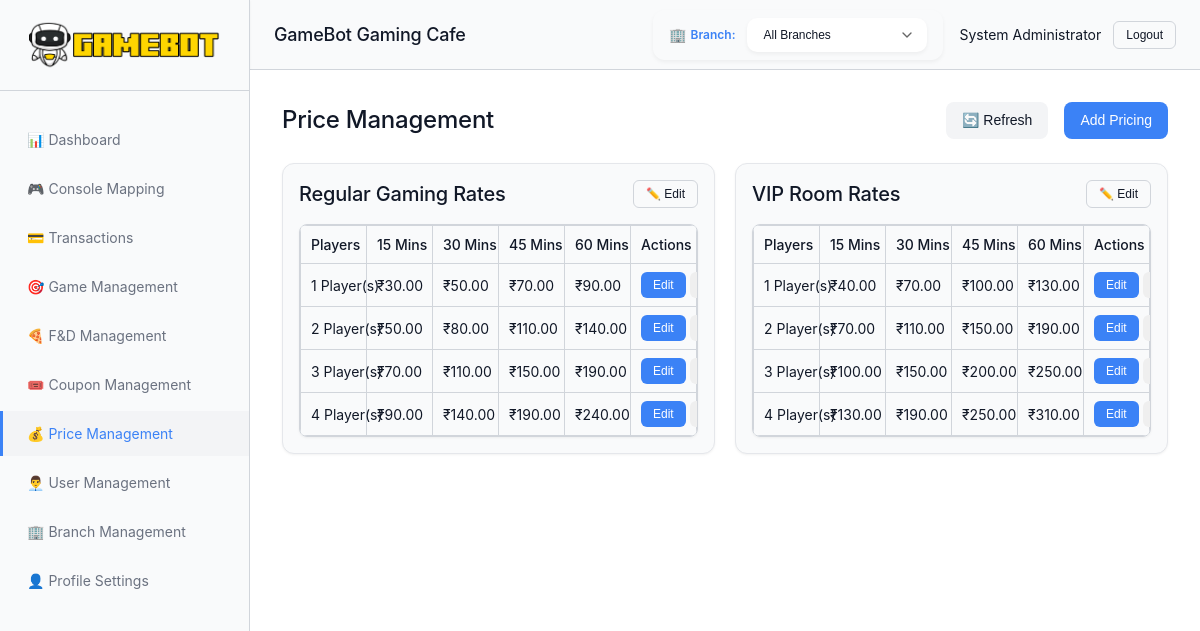
Page /pages/pricing.php (signed in) on the earlier database version.
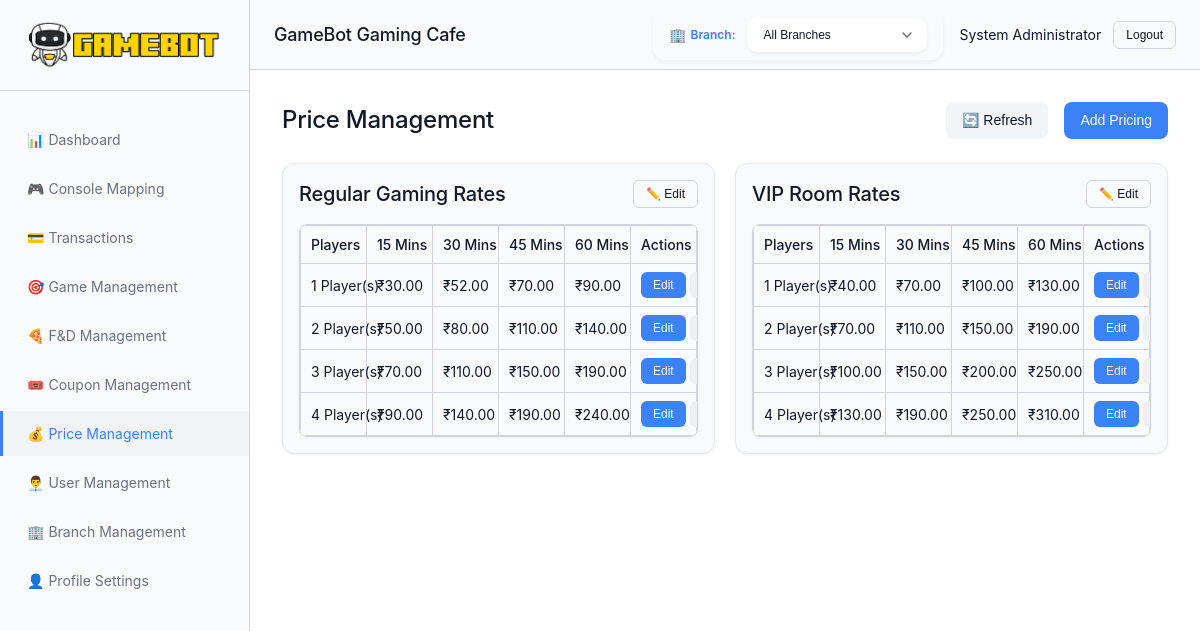
Same page on the later database version.
### tables this page shows
CREATE TABLE `users` (
  `id` int(11) NOT NULL,
  `full_name` varchar(255) NOT NULL,
  `username` varchar(100) NOT NULL,
  `email` varchar(255) NOT NULL,
  `phone` varchar(20) DEFAULT NULL,
  `password` varchar(255) NOT NULL,
  `role` enum('Admin','Manager','Staff') NOT NULL DEFAULT 'Staff',
  `branch_id` int(11) DEFAULT 1,
  `status` enum('Active','Inactive') NOT NULL DEFAULT 'Active',
  `created_at` timestamp NOT NULL DEFAULT current_timestamp(),
  `updated_at` timestamp NOT NULL DEFAULT current_timestamp() ON UPDATE current_timestamp()
);

CREATE TABLE `pricing` (
  `id` int(11) NOT NULL,
  `rate_type` enum('regular','vip') NOT NULL,
  `player_count` int(11) NOT NULL,
  `duration_15` decimal(10,2) DEFAULT NULL,
  `duration_30` decimal(10,2) DEFAULT NULL,
  `duration_45` decimal(10,2) DEFAULT NULL,
  `duration_60` decimal(10,2) DEFAULT NULL,
  `branch_id` int(11) DEFAULT 1,
  `updated_at` timestamp NOT NULL DEFAULT current_timestamp() ON UPDATE current_timestamp()
);

### config/auth.php (called while the page is built, shortened)
<?php
class Auth
{
    public static function check()
    {
        return isset($_SESSION['user_id']) && isset($_SESSION['user_email']);
    }
    public static function userId()
    {
        return $_SESSION['user_id'] ?? null;
    }
    public static function user()
    {
        $db = getDB();
        $userId = self::userId();
        $stmt = $db->prepare("SELECT id, full_name, username, email, phone, role, branch_id, status FROM users WHERE id = ? LIMIT 1");
        $stmt->bind_param("i", $userId);
        $stmt->execute();
        $result = $stmt->get_result();
        if ($result->num_rows > 0) {
            return $result->fetch_assoc();
        }
        return null;
    }
    public static function hasRole($role)
    {
        $userRole = $_SESSION['user_role'] ?? '';
        if ($role === 'Admin') {
            return $userRole === 'Admin';
        } elseif ($role === 'Manager') {
            return in_array($userRole, ['Admin', 'Manager']);
        } elseif ($role === 'Staff') {
            return in_array($userRole, ['Admin', 'Manager', 'Staff']);
        }
        return false;
    }
}

### pages/pricing.php (the view, shortened to what this page needs)
<?php
$currentPage = 'pricing';
require_once __DIR__ . '/../includes/header.php';
$db = getDB();
$regularPricing = [];
$vipPricing = [];
$stmt = $db->prepare("SELECT * FROM pricing WHERE rate_type = 'regular' ORDER BY player_count ASC");
$stmt->execute();
$result = $stmt->get_result();
while ($row = $result->fetch_assoc()) {
    $regularPricing[] = $row;
}
$stmt = $db->prepare("SELECT * FROM pricing WHERE rate_type = 'vip' ORDER BY player_count ASC");
$stmt->execute();
$result = $stmt->get_result();
while ($row = $result->fetch_assoc()) {
    $vipPricing[] = $row;
}
?>
<section id="price-management" class="content-section active">
    <div class="section-header">
        <h2 class="section-title">Price Management</h2>
        <div class="header-actions">
            <button id="refresh-pricing-btn" class="btn btn--secondary">🔄 Refresh</button>
            <?php if (Auth::hasRole('Admin') || Auth::hasRole('Manager')): ?>
                <button id="add-pricing-btn" class="btn btn--primary">Add Pricing</button>
            <?php endif; ?>
        </div>
    </div>
    <div class="pricing-management-grid" id="pricing-grid">
        <div class="card">
            <div class="card__body">
                <div class="pricing-section-header">
                    <h3>Regular Gaming Rates</h3>
                    <button class="btn btn--sm btn--outline" onclick="editRegularRates()">✏️ Edit</button>
                </div>
                <div class="pricing-table">
                    <table class="data-table">
                        <thead>
                            <tr>
                                <th>Players</th>
                                <th>15 Mins</th>
                                <th>30 Mins</th>
                                <th>45 Mins</th>
                                <th>60 Mins</th>
                                <th>Actions</th>
                            </tr>
                        </thead>
                        <tbody id="regular-pricing">
                            <?php foreach ($regularPricing as $rate): ?>
                                <tr>
                                    <td><?php echo $rate['player_count']; ?> Player(s)</td>
                                    <td>₹<?php echo number_format($rate['duration_15'], 2); ?></td>
                                    <td>₹<?php echo number_format($rate['duration_30'], 2); ?></td>
                                    <td>₹<?php echo number_format($rate['duration_45'], 2); ?></td>
                                    <td>₹<?php echo number_format($rate['duration_60'], 2); ?></td>
                                    <td>
                                        <?php if (Auth::hasRole('Admin') || Auth::hasRole('Manager')): ?>
                                            <button class="btn btn--sm btn--primary" onclick="editPricingEntry(<?php echo $rate['id']; ?>)">Edit</button>
                                            <button class="btn btn--sm btn--danger" onclick="deletePricingEntry(<?php echo $rate['id']; ?>)">Delete</button>
                                        <?php endif; ?>
                                    </td>
                                </tr>
                            <?php endforeach; ?>
                        </tbody>
                    </table>
                </div>
            </div>
        </div>
        <div class="card">
            <div class="card__body">
                <div class="pricing-section-header">
                    <h3>VIP Room Rates</h3>
                    <button class="btn btn--sm btn--outline" onclick="editVipRates()">✏️ Edit</button>
                </div>
                <div class="pricing-table">
                    <table class="data-table">
                        <thead>
                            <tr>
                                <th>Players</th>
                                <th>15 Mins</th>
                                <th>30 Mins</th>
                                <th>45 Mins</th>
                                <th>60 Mins</th>
                                <th>Actions</th>
                            </tr>
                        </thead>
                        <tbody id="vip-pricing">
                            <?php foreach ($vipPricing as $rate): ?>
                                <tr>
                                    <td><?php echo $rate['player_count']; ?> Player(s)</td>
                                    <td>₹<?php echo number_format($rate['duration_15'], 2); ?></td>
                                    <td>₹<?php echo number_format($rate['duration_30'], 2); ?></td>
                                    <td>₹<?php echo number_format($rate['duration_45'], 2); ?></td>
                                    <td>₹<?php echo number_format($rate['duration_60'], 2); ?></td>
                                    <td>
                                        <?php if (Auth::hasRole('Admin') || Auth::hasRole('Manager')): ?>
                                            <button class="btn btn--sm btn--primary" onclick="editPricingEntry(<?php echo $rate['id']; ?>)">Edit</button>
                                            <button class="btn btn--sm btn--danger" onclick="deletePricingEntry(<?php echo $rate['id']; ?>)">Delete</button>
                                        <?php endif; ?>
                                    </td>
                                </tr>
                            <?php endforeach; ?>
                        </tbody>
                    </table>
                </div>
            </div>
        </div>
    </div>
</section>
<?php require_once __DIR__ . '/../includes/footer.php'; ?>

### includes/header.php (shortened to what this page needs)
<?php
require_once __DIR__ . '/../config/auth.php';
$currentUser = Auth::user();
?>
<!DOCTYPE html>
<html lang="en">
<head>
    <link rel="stylesheet" href="<?php echo SITE_URL; ?>/style.css">
</head>
<body>
    <div id="main-app" class="main-app">
        <header class="header">
            <div class="header-content">
                <h1 class="header-title"><?php echo SITE_NAME; ?></h1>
                <div class="header-actions">
                    <?php if (Auth::hasRole('Admin')): ?>
                        <div class="topbar-branch-selector">
                            <label for="topbar-branch-selector" class="branch-label">Branch:</label>
                            <select id="topbar-branch-selector" class="branch-dropdown">
                                <option value="">All Branches</option>
                            </select>
                        </div>
                    <?php endif; ?>
                    <div class="user-info">
                        <span id="current-user"><?php echo htmlspecialchars($currentUser['full_name']); ?></span>
                        <button id="logout-btn" class="btn btn--outline btn--sm" onclick="logout()">Logout</button>
                    </div>
                </div>
            </div>
        </header>
        <nav class="sidebar">
            <div class="sidebar-logo">
                <img src="<?php echo SITE_URL; ?>/assets/logo.png" alt="GAMEBOT Logo" class="logo-img">
            </div>
            <ul class="nav-menu">
                <li><a href="<?php echo SITE_URL; ?>/pages/dashboard.php" class="nav-item <?php echo ($currentPage ?? '') === 'dashboard' ? 'active' : ''; ?>">📊 Dashboard</a></li>
                <li><a href="<?php echo SITE_URL; ?>/pages/console-mapping.php" class="nav-item <?php echo ($currentPage ?? '') === 'console-mapping' ? 'active' : ''; ?>">🎮 Console Mapping</a></li>
                <?php if (Auth::hasRole('Admin') || Auth::hasRole('Manager')): ?>
                    <li><a href="<?php echo SITE_URL; ?>/pages/transactions.php" class="nav-item <?php echo ($currentPage ?? '') === 'transactions' ? 'active' : ''; ?>">💳 Transactions</a></li>
                <?php endif; ?>
                <li><a href="<?php echo SITE_URL; ?>/pages/games.php" class="nav-item <?php echo ($currentPage ?? '') === 'games' ? 'active' : ''; ?>">🎯 Game Management</a></li>
                <li><a href="<?php echo SITE_URL; ?>/pages/fandd-management.php" class="nav-item <?php echo ($currentPage ?? '') === 'fandd-management' ? 'active' : ''; ?>">🍕 F&D Management</a></li>
                <li><a href="<?php echo SITE_URL; ?>/pages/coupons.php" class="nav-item <?php echo ($currentPage ?? '') === 'coupons' ? 'active' : ''; ?>">🎟️ Coupon Management</a></li>
                <li><a href="<?php echo SITE_URL; ?>/pages/pricing.php" class="nav-item <?php echo ($currentPage ?? '') === 'pricing' ? 'active' : ''; ?>">💰 Price Management</a></li>
                <?php if (Auth::hasRole('Admin')): ?>
                    <li><a href="<?php echo SITE_URL; ?>/pages/users.php" class="nav-item admin-only <?php echo ($currentPage ?? '') === 'users' ? 'active' : ''; ?>">👨‍💼 User Management</a></li>
                    <li><a href="<?php echo SITE_URL; ?>/pages/branches.php" class="nav-item admin-only <?php echo ($currentPage ?? '') === 'branches' ? 'active' : ''; ?>">🏢 Branch Management</a></li>
                <?php endif; ?>
                <li><a href="<?php echo SITE_URL; ?>/pages/profile.php" class="nav-item <?php echo ($currentPage ?? '') === 'profile' ? 'active' : ''; ?>">👤 Profile Settings</a></li>
            </ul>
        </nav>
        <main class="main-content">

### includes/footer.php (shortened to what this page needs)
</main>
</div>
</body>
</html>

Differences in the rows shown:
changed pricing (number 1 of 8 on the later page): duration_30 "50.00" → "52.00"
